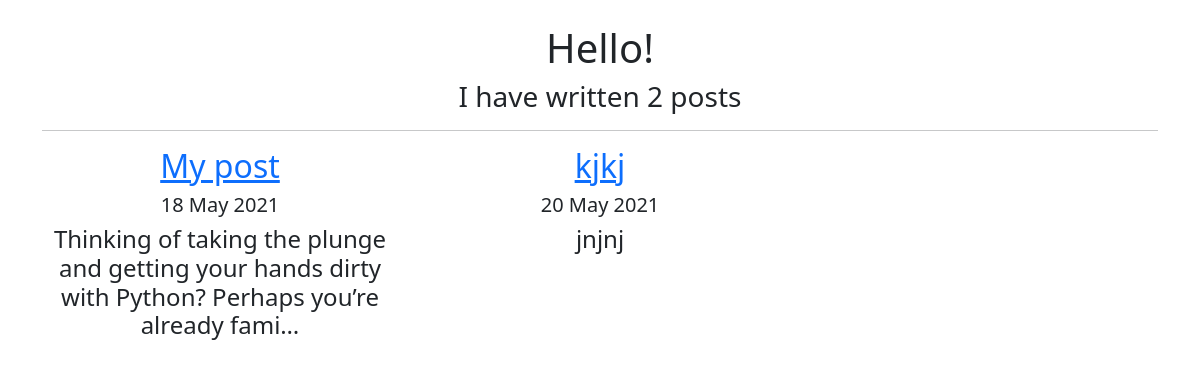
Before: / with the older database file.
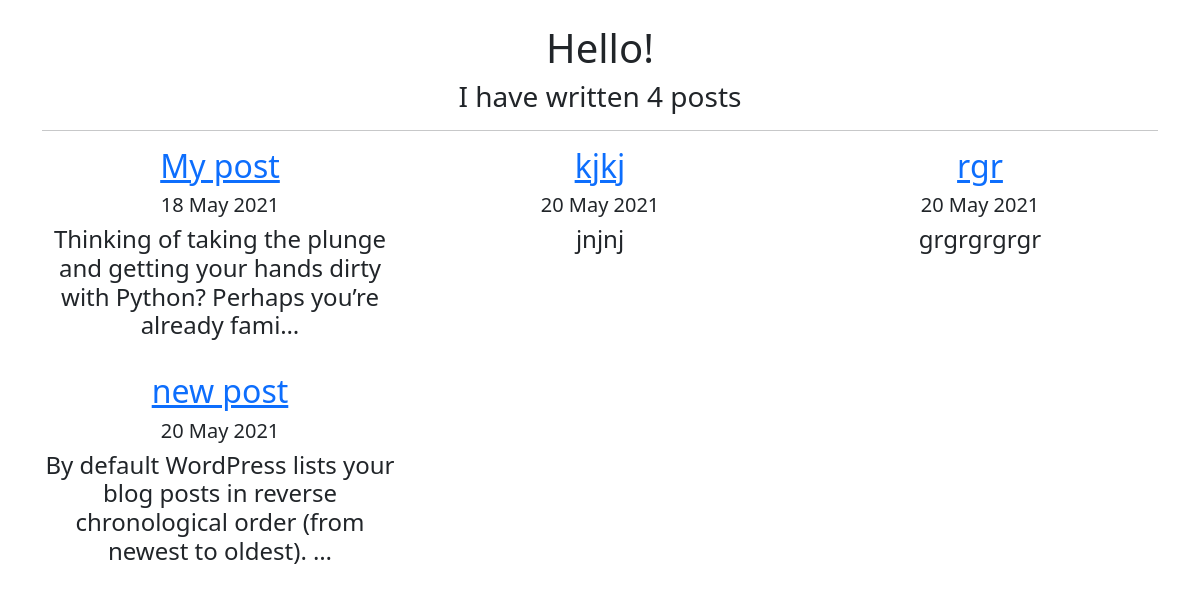
After: the same page with the newer database file.
### blog/models.py (models this page shows, shortened)
class Post(models.Model):
    title = models.CharField(max_length=200)
    text = models.TextField()
    createDate = models.DateField(auto_now_add=True)
    image = models.ImageField(upload_to='images/', blank=True)

### blog/views.py (the view)
# urls.py: path('', views.home, name= 'home'),
def home(request):
    posts = Post.objects.all()
    return render(request, 'home.html', {'posts' : posts})

### blog/templates/home.html
{% extends 'base.html' %}
{% block content %}
<div class="container text text-center">
    <br>
    <h1>Hello!</h1>
    <h3>I have written {{posts.count}} post{{posts.count|pluralize}}    </h3>
    <hr>
    <div class='row'>
        {% for post in posts %}
        <div class="col-4">
            <a href = "{% url 'detail' post.id %}">
                <h2>{{post.title}}</h2>
            </a>
            <h5>{{post.createDate|date:'j F Y'}}</h5>
            <h4>{{post.text|truncatechars:100}}</h4>
            <br>
        </div>
        {% endfor %}
    </div>
</div>
{% endblock content%}

### blog/templates/base.html (shortened to what this page needs)
<!doctype html>
<html lang="en">
  <head>
    <link href="https://cdn.jsdelivr.net/npm/bootstrap@5.0.1/dist/css/bootstrap.min.css" rel="stylesheet">
  </head>
  <body>
    {% block content %} {% endblock content%}
  </body>
</html>

Changed rows visible on the page:
added Post: title "rgr", createDate "20 May 2021", text "grgrgrgrgr"
added Post: title "new post", createDate "20 May 2021", text "By default WordPress lists your blog posts in reverse chronological order (from newest to oldest). …"
Other visible differences:
{{ posts.count }}: "2" → "4"
